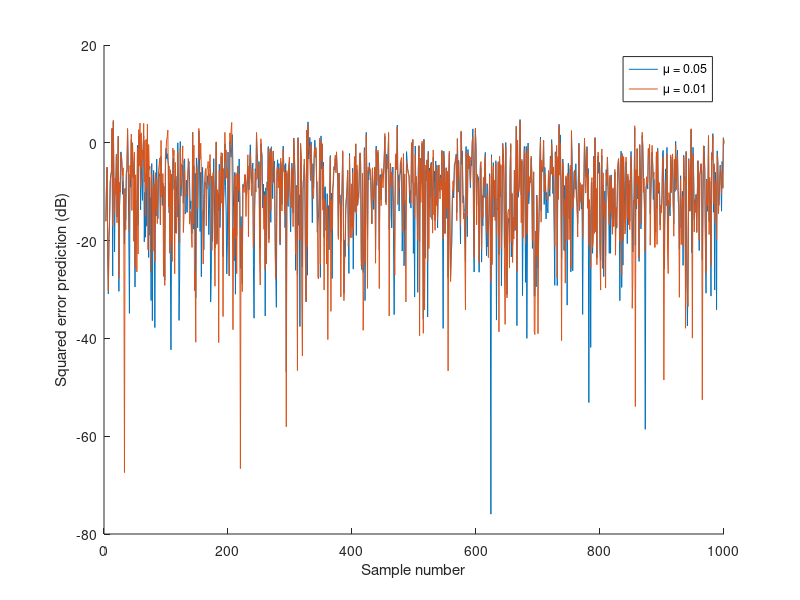
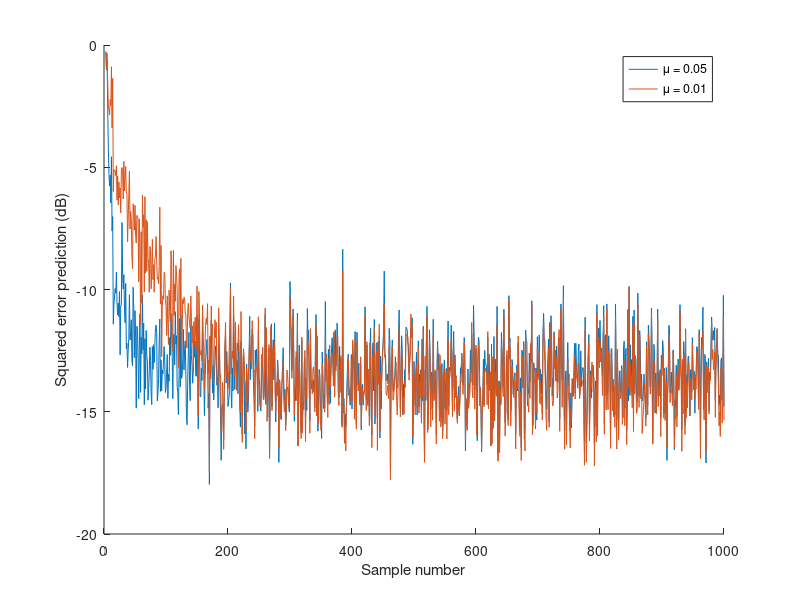
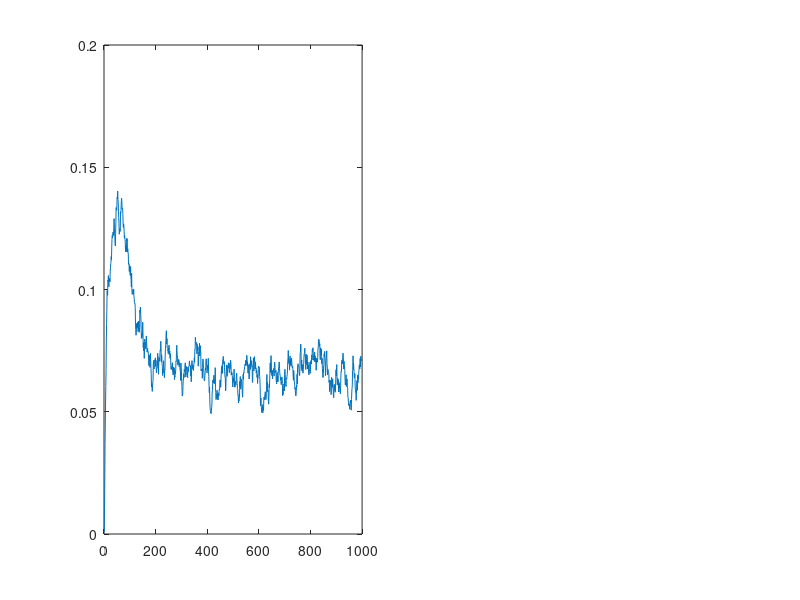

These figures' MATLAB source, in order: (Note: this script raises an error after producing the figures.)
%% ASP&MI Part 2 

%% 2.1
clear all 
close all

% b) LMS algorithm
mu = [0.05, 0.01];
noise = sqrt(0.25)*randn(1000,1);
x(1) = randn; x(2) = randn;
for n=3:1000
   x(n)=0.1*x(n-1)+0.8*x(n-2)+noise(n);
end
order = 2;
N=length(x); 

 figure(1)
 for t = 1:length(mu) 
    w = zeros(order,1);
    w_ad = zeros(order,N);
    LMS = zeros(1,N);
    n=1;
    clear xsum
    clear e
    e(1) = x(1);
     for i=order+1:N
       xsum = [x(i-1) x(i-2)];
       LMS(i) = w'*xsum'; 
       e(i) = x(i) - LMS(i);
       w = w + mu(t)*e(i)*xsum'; 
       w_ad(:,n) = w;
       n = n+1;
     end 
     hold on
     plot(1:1000, 10*log10(e.^2))
 end   
 xlabel('Sample number')
 ylabel('Squared error prediction (dB)')
 legend('\mu = 0.05', '\mu = 0.01')
 
%100 realisations
 noise = sqrt(0.25)*randn(100,1000);
for k=1:100
    for n=3:1000
       x(k,1) = randn; x(k,2) = randn;
       x(k,n)=0.1*x(k,n-1)+0.8*x(k,n-2)+noise(k,n);
    end
end

figure(2)
 for t = 1:length(mu) 
    clear e
    for k=1:100
    w = zeros(order,1);
    w_ad = zeros(order,N);
    LMS = zeros(1,N);
    n=1;
    clear xsum
         for i=order+1:N
           xsum = [x(k,i-1) x(k,i-2)];
           LMS(i) = w'*xsum'; 
           e(k,i) = x(k,i) - LMS(i);
           w = w + mu(t)*e(k,i)*xsum'; 
           w_ad(:,n) = w;
           n = n+1;
         end
    end
    Avg_e(t,:) = mean((e.^2));
    hold on
    plot(1:1000, (10*log(Avg_e(t,:))))
 end 
 xlabel('Sample number')
 ylabel('Squared error prediction (dB)')
 legend('\mu = 0.05', '\mu = 0.01')
 
%c) Misadjustement Calculations

%Estimated misadjustement
for t=1:length(mu)
    sig = 0.25;
    MSE_m(t)= mean(Avg_e(t,end-600:end));
    mis(t) = (MSE_m(t)-sig)/sig;  
end

%Theoretical LMS misadjustement
Rxx = (25/54)*[2,1; 1,2];
for t=1:length(mu)
    mis_LMS(t) = (mu(t)/2)*trace(Rxx);
end

%d) Steady state values of adaptive filter coeffficients

 for t = 1:length(mu) 
    clear e
    for k=1:100
    w = zeros(order,1);
    w_ad = zeros(order,N);
    LMS = zeros(1,N);
    n=1;
    clear xsum
         for i=order+1:N
           xsum = [x(k,i-1) x(k,i-2)];
           LMS(i) = w'*xsum'; 
           e(k,i) = x(k,i) - LMS(i);
           w = w + mu(t)*e(k,i)*xsum'; 
           w_ad(:,n) = w;
           n = n+1;
         end
       coeff1(k,:) = w_ad(1,:);
       coeff2(k,:) = w_ad(2,:);
    end
    Avg_coeff1(t,:) = mean(coeff1);
    Avg_coeff2(t,:) = mean(coeff2);
 end 
 
figure(3)
subplot(1,2,1)
plot(1:998, Avg_coeff1(1,1:end-2))
hold on
line('XData', [0 1000], 'YData', [0.8 0.8], 'LineStyle', '-. ','LineWidth', 2, 'Color','r')
plot(1:998, Avg_coeff2(1,1:end-2))
xlabel('Sample Number')
ylabel('Coefficient Value')
title('Values of weights with \mu = 0.05')
grid on, grid minor
line('XData', [0 1000], 'YData', [0.1 0.1], 'LineStyle', '-. ','LineWidth', 2, 'Color','b')
legend('w(1), estimate of a1','True a1','w(2), estimate of a2','True a2', 'Orientation', 'horizontal')
axis([0 1000 0 1]) 
subplot(1,2,2)
plot(1:998, Avg_coeff1(2,1:end-2))
hold on
line('XData', [0 1000], 'YData', [0.8 0.8], 'LineStyle', '-. ','LineWidth', 2, 'Color','r')
plot(1:998, Avg_coeff2(2,1:end-2))
xlabel('Sample Number')
ylabel('Coefficient Value')
title('Values of weights with \mu = 0.01')
grid on, grid minor
line('XData', [0 1000], 'YData', [0.1 0.1], 'LineStyle', '-. ','LineWidth', 2, 'Color','b') 
legend('w(1), estimate of a1','True a1','w(2), estimate of a2','True a2','Orientation', 'horizontal')
axis([0 1000 0 1]) 

%Percentage difference 
Perc_coeff1 = ((Avg_coeff1(:,500:end-2) - 0.1)/0.1) * 100; 
PercAvg1 = mean(Perc_coeff1,2);
Perc_coeff2 = ((Avg_coeff2(:,500:end-2) - 0.8)/0.8) * 100; 
PercAvg2 = mean(Perc_coeff2,2);

%e) Leaky LMS
gamma = [0.1, 0.5, 0.9];
count =1;
for t = 1:length(mu)
     for p = 1:length(gamma) 
        clear e
        for k=1:100
        w = zeros(order,1);
        w_ad = zeros(order,N);
        LMS = zeros(1,N);
        n=1;
        clear xsum
             for i=order+1:N
               xsum = [x(k,i-1) x(k,i-2)];
               LMS(i) = w'*xsum'; 
               e(k,i) = x(k,i) - LMS(i);
               w = (1 - mu(t)*gamma(p))*w + mu(t)*e(k,i)*xsum'; 
               w_ad(:,n) = w;
               n = n+1;
             end
           coeff1(k,:) = w_ad(1,:);
           coeff2(k,:) = w_ad(2,:);
        end
        Avg_coeff1(count,:) = mean(coeff1);
        Avg_coeff2(count,:) = mean(coeff2);
        count = count+1;
     end
end
 
 figure(4)
 for i = 1:6
 subplot(2,3,i)
 plot(1:998, Avg_coeff1(i,1:end-2))
 line('XData', [0 1000], 'YData', [0.8 0.8], 'LineStyle', '-. ','LineWidth', 2, 'Color','r')
hold on
 plot(1:998, Avg_coeff2(i,1:end-2))
line('XData', [0 1000], 'YData', [0.1 0.1], 'LineStyle', '-. ','LineWidth', 2, 'Color','b') 
legend('w(1), estimate of a1','True a1','w(2), estimate of a2','True a2')
xlabel('Sample Number')
ylabel('Coefficient Value')
grid on, grid minor
    if i<= 3
        title(['Values of weights with \mu = 0.05 and \gamma =', num2str(gamma(i))])
    else
        title(['Values of weights with \mu = 0.01 and \gamma =', num2str(gamma(i-3))])
    end
end

 
%% 2.2

clear x
clear noise

noise = sqrt(0.5)*randn(100,1000);
for k =1:100
    for n=2:1000
        x(k,1) = noise(k,1);
        x(k,n) = 0.9*noise(k,n-1)+noise(k,n);
    end
end

% a) GASS algorithm

N = length(x);
order = 1;
ro = 0.005;
method = {'Benveniste','Ang','Matthews'};
for t=1:5
    clear e
    for k=1:100
        clear mu
        w = zeros(order+1,1);
        LMS = zeros(1,N);
        if t<=3
          mu(1) = 0.1;
          mu(2)=0.1;
        elseif t==4
            mu(2) = 0.01;
        else
            mu(2) = 0.05;
        end
        term = 0;
        clear xsum
        n=1;
        e(k,1) = 0;
        xsum = zeros(k,2);
         for i=order+1:N
           xsum(k,:) = [noise(k,i), noise(k,i-1)];
           LMS(i) = w'*xsum(k,:)'; 
           e(k,i) = x(k,i) - LMS(i);
           w = w + mu(i)*e(k,i)*xsum(k,:)'; 
           w_ad(:,n) = w;
           n = n+1;
           if t<=3
               term = gassTerm(i,k,xsum(k,:),mu,e,term,method{t});
               mu(i+1) = mu(i) + ro*e(k,i)*xsum(k,1)'*term;
               save(t,i+1) = mu(i+1);
           else
               mu(i+1) = mu(i);
           end
         end
         coeff1(k,:) = w_ad(2,:);
    end 
     Avg_coeff1(t,:) = mean(coeff1);
    Avg_e(t,:) = mean((e.^2)); 
end
figure(5)
for i=1:5
    hold on
plot(1:1000,10*log10(Avg_e(i,:)))
end
ylabel('Squared Prediction Error')
xlabel('Sample Number')
title('Squared Prediction Error for GASS (\mu = 0.1) and LMS algoritm with fixed \mu')
figure(6)
 plot(1:1000, 0.9-(Avg_coeff1(1,:)))
 hold on
 plot(1:1000, 0.9-(Avg_coeff1(2,:)))
 hold on
 plot(1:1000, 0.9-(Avg_coeff1(3,:)))
 hold on
 plot(1:1000, 0.9-(Avg_coeff1(4,:)))
 hold on
 plot(1:1000, 0.9-(Avg_coeff1(5,:)))
 xlabel('Sample Number')
 ylabel('Weight error (0.9-w(n))')
 legend('Benveniste','Ang','Matthews','\mu = 0.01', '\mu = 0.05')
 title('Weight error curves for GASS (\mu = 0.1) and LMS algorithms')
 
 
%c) GNGD algorithm

clear x
clear noise
close all

noise = sqrt(0.5)*randn(100,1000);
for k =1:100
    for n=2:1000
        x(k,1) = noise(k,1);
        x(k,n) = 0.9*noise(k,n-1)+noise(k,n);
    end
end
N = length(x);
order = 1;
ro = 0.005;
beta=1;
for t=1:5
    clear e
    for k=1:100
        clear mu
        clear eta
        w = zeros(order+1,1);
        LMS = zeros(1,N);
          mu(1) = 0.05;
          mu(2)=0.05;
          eta(1) =10;
          eta(2) = 10;
        term = 0;
        clear xsum
        n=1;
        e(k,1) = 0;
        xsum = zeros(k,2);
         for i=order+1:N
           xsum(k,:) = [noise(k,i), noise(k,i-1)];
           LMS(i) = w'*xsum(k,:)'; 
           e(k,i) = x(k,i) - LMS(i);
           if t==1
            w = w + (beta/(eta(i)+(xsum(k,:)*xsum(k,:)')))*e(k,i)*xsum(k,:)'; 
            w_ad(:,n) = w;
            n = n+1;
            eta(i+1) = eta(i) - ro*mu(1)*((e(i)*e(i-1)*xsum(k,1)'*xsum(k,2))/((eta(i-1)+(xsum(k,1)'*xsum(k,2)))^2))*xsum(k,1);
            elseif t==2
                w = w + mu(i)*e(k,i)*xsum(k,:)'; 
                w_ad(:,n) = w;
                n = n+1;
                term = gassTerm(i,k,xsum,mu,e,term,'Benveniste');
                mu(i+1) = mu(i) + ro*e(k,i)*xsum(k,1)*term;

            end

         end
         coeff1(k,:) = w_ad(2,:);
    end 
     Avg_coeff1(t,:) = mean(coeff1);
    Avg_e(t,:) = mean((e.^2)); 
end

figure(7)
for i=1:2
    hold on
plot(1:1000,10*log10(Avg_e(i,:)))
end
ylabel('Squared Prediction Error')
xlabel('Sample Number')
title('Squared Prediction Error for Benveniste \mu = 0.05 and GNGD with \eta = 10')

figure(8)
 plot(1:1000, 0.9-(Avg_coeff1(1,:)))
 hold on
 plot(1:1000, 0.9-(Avg_coeff1(2,:)))
 xlabel('Sample Number')
 ylabel('Weight error (0.9-w(n))')
 legend('GNGD','Benveniste')
 
%% 2.3

clear x
clear noise
noise = zeros(100,1000);
x = zeros(100,1000);
wfr = 0.01*pi;
v = randn(100,1000);
for k=1:100
    for n=1:1000
       x(k,n) = sin(n*wfr);
    end
end
for k=1:100
    for n=3:1000
       noise(k,n) = v(k,n)+0.5*v(k,n-2);
    end
end
s = x + noise;
s_mean = mean(s);
M = [5, 10, 15, 20];
LMS_mean = zeros(125,1000);
delay = reshape (1:25,1,25);

%a) ALE

figure(8)
for i=1:4
    LMS = ALE(s,delay(i),M(1));
    subplot(2,2,i)
    p1 = plot(1:1000, s, "Color", "blue");
    hold on
    p2 = plot(1:1000, LMS, "Color", "red");
    hold on 
    p3 = plot(1:1000, x(1,:), "Color", "yellow");
    leg = legend([p1(1),p2(1),p3(1)],'s(n)','$\hat{x}(n)$','x(n)');
    set(leg,'Interpreter','latex');
    title(['ALE of 100 realisations with \Delta = ', num2str(delay(i)),' and M = 5'])
    ylabel('Amplitude')
    xlabel('Sample Number')
end

%b) Dependance between delay and MSPE + effect of M 

count=1;
for i = 1:length(M)
    for j = 1:length(delay)
        LMS = ALE(s,delay(j),M(i));
        e_mean(count,:) = mean((x-LMS).^2);
        count = count+1;
    end
end
figure(9)
subplot(1,2,1)
LMS = ALE(s,25,5);
p1 = plot(1:1000, s, "Color", "blue");
hold on
p2 = plot(1:1000, LMS, "Color", "red");
hold on 
p3 = plot(1:1000, x(1,:), "Color", "yellow");
leg = legend([p1(1),p2(1),p3(1)],'s(n)','$\hat{x}(n)$','x(n)');
set(leg,'Interpreter','latex');
title(['ALE of 100 realisations with \Delta = 25 and M = 5'])
ylabel('Amplitude')
xlabel('Sample Number')
subplot(1,2,2)
LMS = ALE(s,3,20);
p1 = plot(1:1000, s, "Color", "blue");
hold on
p2 = plot(1:1000, LMS, "Color", "red");
hold on 
p3 = plot(1:1000, x(1,:), "Color", "yellow");
leg = legend([p1(1),p2(1),p3(1)],'s(n)','$\hat{x}(n)$','x(n)');
set(leg,'Interpreter','latex');
title(['ALE of 100 realisations with \Delta = 3 and M = 20'])
ylabel('Amplitude')
xlabel('Sample Number')
    
for i=1:100
    MSPE(i)  = mean(e_mean(i,:));
end
figure(10)
count = 25;
for i=1:4
    plot(1:25,MSPE(1, count-24:count))
    hold on
    count = count +25;
end
legend('M = 5','M = 10','M = 15','M = 20')
title('MSPE as a function of \Delta for different M values')
ylabel('MSPE')
xlabel('Delay (\Delta)')

delay = 3;
M = reshape(1:20,1,20);
for i=1:length(M)
    LMS1 = ALE(s,delay,M(i));
    e_mean1(i,:) = mean((x-LMS1).^2);
    MSPE1(i)  = mean(e_mean1(i,:));
end

figure(11)
plot(1:20, MSPE1)
title('MSPE as a function of M for \Delta = 3 and \mu = 0.01')
ylabel('MSPE')
xlabel('Filter Length (M)')

M = [5, 10, 15, 20];

%c) ANC 

epsilon = noise * 0.9 + 0.05;

LMS = ANC(s,epsilon,5);
LMS_ALE = ALE(s, 3, 5);

figure(12)
subplot(1,2,2)
p1 = plot(1:1000, s, "Color", "blue");
hold on
p2 = plot(1:1000, LMS, "Color", "red");
hold on 
p3 = plot(1:1000, x(1,:), "Color", "yellow");
leg = legend([p1(1),p2(1),p3(1)],'s(n)','$\hat{x}(n)$','x(n)');
set(leg,'Interpreter','latex');
e_ANC = mean((x-LMS).^2);
MSPE_ANC  = mean(e_ANC);
title('ANC for 100 realisations with M = 5 and \mu = 0.01')
xlabel('Sample Number')
ylabel('Amplitude')

subplot(1,2,1)
p1 = plot(1:1000, s, "Color", "blue");
hold on
p2 = plot(1:1000, LMS_ALE, "Color", "red");
hold on 
p3 = plot(1:1000, x(1,:), "Color", "yellow");
leg = legend([p1(1),p2(1),p3(1)],'s(n)','$\hat{x}(n)$','x(n)');
set(leg,'Interpreter','latex');
e_ALE = mean((x-LMS_ALE).^2);
MSPE_ALE  = mean(e_ALE);
title('ALE for 100 realisations with \Delta = 3, M = 5 and \mu = 0.01')
xlabel('Sample Number')
ylabel('Amplitude')
count = 0;

for i=1:4
    MSPE_delay3(i) = MSPE(3+count);
    count = count +25;
end

for i=1:length(M)
    LMS = ANC(s,epsilon,M(i));
    e_ANC = mean((x-LMS).^2);
    MSPE_ANC(i)  = mean(e_ANC);
end


%d) EEG data Assignment 2
N=length(POz);
f=50;
ts=1/fs;
t = (1:N)*ts;
sinusoid=sin(2*pi*f*t);
 noise = randn(1,length(POz));
 ref_input =  sinusoid+noise;
M = [5, 18, 50];
mu = [0.01, 0.005, 0.001];

LMS = zeros(9,length(POz));
count =1;
for p = 1:length(M) 
    for d = 1:length(mu) 
        noise_est = zeros(1,length(POz));
        clear u
         w = zeros(M(p),1); 
        for n=M(p):length(POz)
            for i=1:M(p)
                u(i,n) = ref_input(n - i + 1);
            end
            noise_est(n) = w'*u(:,n);
            LMS(count,n) = POz(n) - noise_est(n);
            w = w + mu(d)*LMS(count,n)*u(:,n);
        end  
     count = count+1;
    end
end
L=5000;
noverlap =round(0.5*L);
K=16000;

figure(13)
subplot(1,2,1)
spectrogram(POz, rectwin(L), noverlap, K, fs, 'yaxis');
title('Spectrogram of Original Signal')
ylim([0, 60])
subplot(1,2,2)
spectrogram(ref_input, rectwin(L), noverlap, K, fs, 'yaxis');
title('Spectrogram of Synthetic Reference input')
ylim([0, 60])
figure(14)
for k = 1:9
    subplot(3,3,k)
    spectrogram(LMS(k,:), rectwin(L), noverlap, K, fs, 'yaxis');
    if k <= 3
        title(['\mu = ', num2str(mu(k)),' M = ', num2str(M(1))])
    elseif k >= 7
        title(['\mu = ', num2str(mu(k-6)),' M = ', num2str(M(3))])
    else
       title(['\mu = ', num2str(mu(k-3)),' M = ', num2str(M(2))])
    end
    ylim([0, 60])
end

figure(15)
[pxx1,f1] = periodogram(POz,[],16382,1200);
plot(f1,10*log10(pxx1))
hold on
[pxx1,f1] = periodogram(LMS(5,:),rectwin(length(POz)),16382,1200);
plot(f1,10*log10(pxx1))  
xlim([0 60])
xlabel('Frequency (Hz)')
ylabel('Periodogram')
title('Periodogram of corrupted signal and de-noised signal (M = 18 and \mu = 0.005')
legend('Corrupted signal','De-noised signal')